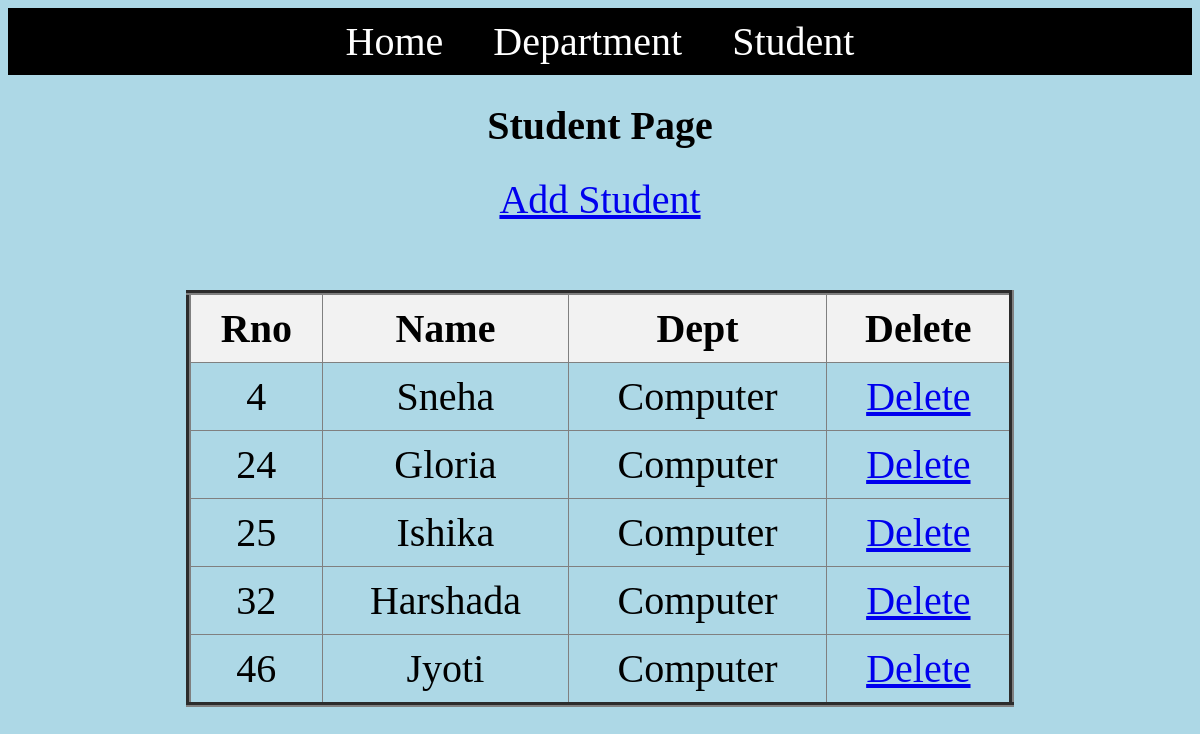
The page /student/ on the database its author committed.
### cmsapp/models.py (models this page shows, shortened)
class StudentModel(models.Model):
    rno = models.IntegerField(primary_key=True)
    name = models.CharField(max_length=50)
    dept = models.ForeignKey(DeptModel, on_delete=models.SET_DEFAULT, default=1)

class DeptModel(models.Model):
    did = models.IntegerField(primary_key=True)
    dname = models.CharField(max_length=50)
    def __str__(self):
        return self.dname

### cmsapp/views.py (the view)
# urls.py: path("student/", student, name="student"),
def student(request):
    data = StudentModel.objects.all()
    return render(request, "student.html", {"data": data})

### cmsapp/templates/student.html (shortened to what this page needs)
<html>
<head>
</head>
<body>
<center>
    <div class="nav">
        <a href="{% url 'home' %}">Home</a>
        <a href="{% url 'dept' %}">Department</a>
        <a href="{% url 'student' %}">Student</a>
    </div>
    <h1>Student Page</h1>
    <a href="{% url 'addstudent' %}">Add Student</a>
    <br/><br/>
    <table border="5">
        <tr>
            <th>Rno</th>
            <th>Name</th>
            <th>Dept</th>
            <th>Delete</th>
        </tr>
        {% for d in data %}
        <tr>
            <td>{{ d.rno }}</td>
            <td>{{ d.name }}</td>
            <td>{{ d.dept }}</td>
            <td><a href="{% url 'removestudent' id=d.rno %}" onclick="return confirm('Are you sure?')">Delete</a></td>
        </tr>
        {% empty %}
        <tr>
            <td colspan="4">No student found</td>
        </tr>
        {% endfor %}
    </table>
</center>
</body>
</html>

### cmsapp/templates/student.html (style rules this page uses)
* { font-size: 40px; }
body { background-color: lightblue; text-align: center; }
.nav { background-color: black; padding: 10px 0; }
.nav a { color: white; text-decoration: none; margin: 0 20px; }
table { width: 70%; margin: 20px auto; border-collapse: collapse; }
th, td { padding: 10px; text-align: center; }
th { background-color: #f2f2f2; }

### rows shown on the page
StudentModel: rno "4", name "Sneha", dept "Computer"
StudentModel: rno "24", name "Gloria", dept "Computer"
StudentModel: rno "25", name "Ishika", dept "Computer"
StudentModel: rno "32", name "Harshada", dept "Computer"
StudentModel: rno "46", name "Jyoti", dept "Computer"
